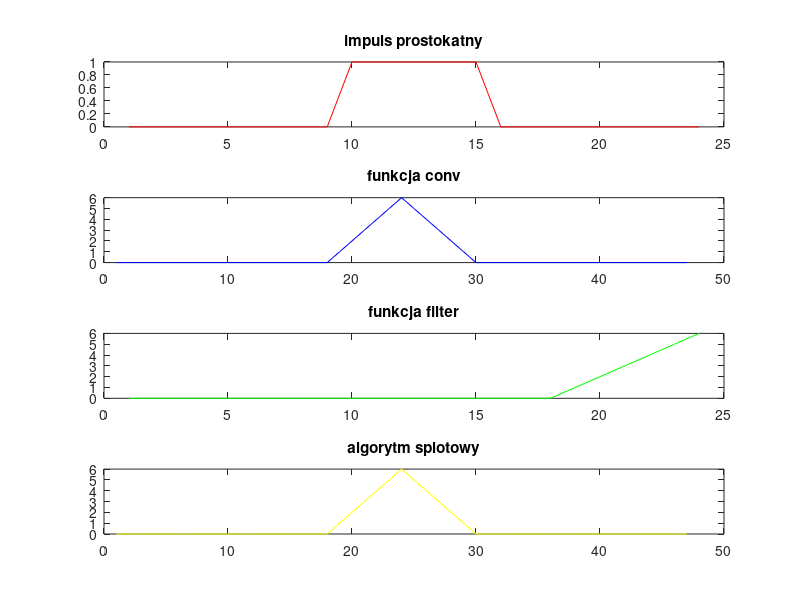

This chart was generated by the following MATLAB code:
clear all;
x = [zeros(1,9) ones(1,6) zeros(1,9)];
h = x;
y1 = conv(x,h);
y2 = filter(h,1,x);
figure()
hold on;

subplot(4,1,1)
plot(x,"r"); 
title("impuls prostokatny");

subplot(4,1,2)
plot(y1,"b");
title("funkcja conv")

subplot(4,1,3)
plot(y2,"g");
title("funkcja filter")

m=length(x);
n=length(h);
X=[x,zeros(1,n)]; 
H=[h,zeros(1,m)]; 
for i=1:n+m-1
    Y(i)=0;
    for j=1:m
        if(i-j+1>0)
            Y(i)=Y(i)+X(j)*H(i-j+1);
        else
        end
    end
end

subplot(4,1,4)
plot(Y,"y");
title("algorytm splotowy")

fid = fopen('x_h_sign.txt','wt');
for k = 1:size(x,1)
    fprintf(fid,'%g\t',x(k,:));
    fprintf(fid,'\n');
end
for k = 1:size(h,1)
    fprintf(fid,'%g\t',h(k,:));
    fprintf(fid,'\n');
end
fclose(fid)
